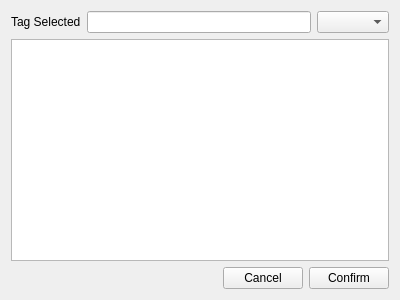
<?xml version="1.0" encoding="UTF-8"?>
<ui version="4.0">
 <class>Form</class>
 <widget class="QWidget" name="Form">
  <property name="geometry">
   <rect>
    <x>0</x>
    <y>0</y>
    <width>400</width>
    <height>300</height>
   </rect>
  </property>
  <property name="windowTitle">
   <string>Form</string>
  </property>
  <layout class="QGridLayout" name="gridLayout">
   <item row="0" column="0">
    <widget class="QLabel" name="label">
     <property name="text">
      <string>Tag Selected</string>
     </property>
    </widget>
   </item>
   <item row="0" column="1">
    <widget class="QLineEdit" name="lineEdit_tags_selected">
     <property name="toolTip">
      <string>&lt;html&gt;&lt;head/&gt;&lt;body&gt;&lt;p&gt;输入选择的tag，以英文分号分割&lt;/p&gt;&lt;/body&gt;&lt;/html&gt;</string>
     </property>
    </widget>
   </item>
   <item row="0" column="2">
    <widget class="QComboBox" name="comboBox_tags_selected">
     <property name="sizePolicy">
      <sizepolicy hsizetype="Minimum" vsizetype="Fixed">
       <horstretch>0</horstretch>
       <verstretch>0</verstretch>
      </sizepolicy>
     </property>
     <property name="toolTip">
      <string>选择一个tag</string>
     </property>
     <property name="editable">
      <bool>false</bool>
     </property>
     <property name="currentText">
      <string/>
     </property>
    </widget>
   </item>
   <item row="1" column="0" colspan="3">
    <widget class="QTableWidget" name="tableWidget"/>
   </item>
   <item row="2" column="0" colspan="3">
    <layout class="QHBoxLayout" name="horizontalLayout">
     <item>
      <spacer name="horizontalSpacer">
       <property name="orientation">
        <enum>Qt::Orientation::Horizontal</enum>
       </property>
       <property name="sizeHint" stdset="0">
        <size>
         <width>40</width>
         <height>20</height>
        </size>
       </property>
      </spacer>
     </item>
     <item>
      <widget class="QPushButton" name="but_cancel">
       <property name="text">
        <string>Cancel</string>
       </property>
      </widget>
     </item>
     <item>
      <widget class="QPushButton" name="but_confirm">
       <property name="text">
        <string>Confirm</string>
       </property>
      </widget>
     </item>
    </layout>
   </item>
  </layout>
 </widget>
 <resources/>
 <connections/>
</ui>
